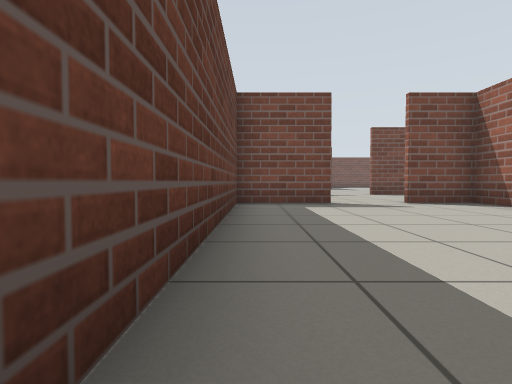
[1] (above)

23 first-person views from a walk through a robot-simulator world made for Gazebo. The camera is 0.5 m above the floor, tilts 2° down and sees 80° across. The floor is counted in squares, 1 m on a side. Each view is taken from the middle of a square. On the plan, view 1 faces up. The plan holds only what a view shows up to about 9 squares ahead; the rest is blank. The place goes on beyond the plan.

[2]
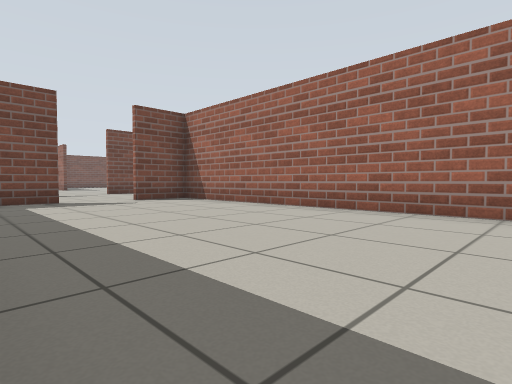

[3]
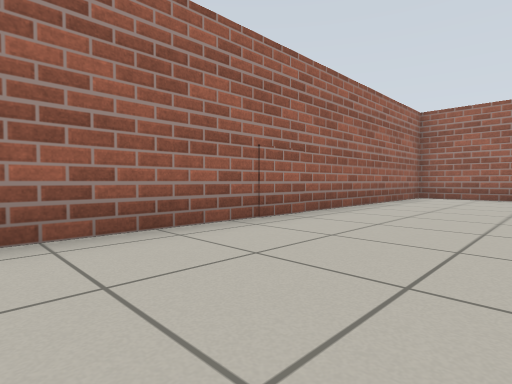

[4]
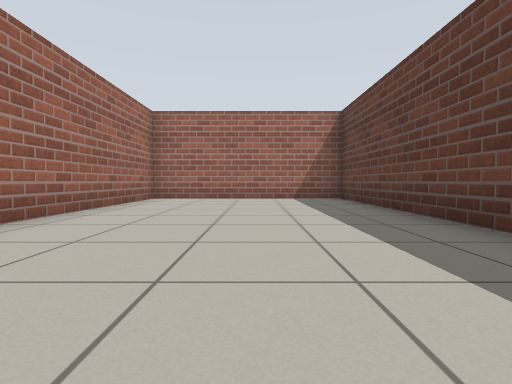

[5]
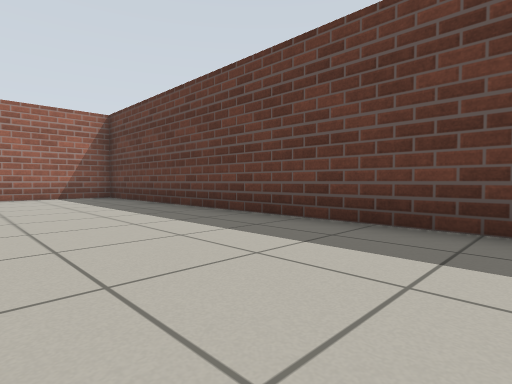

[6]
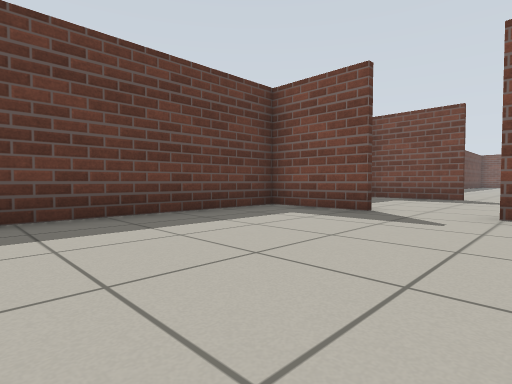

[7]
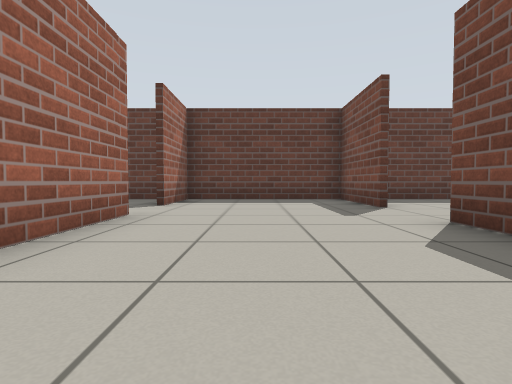

[8]
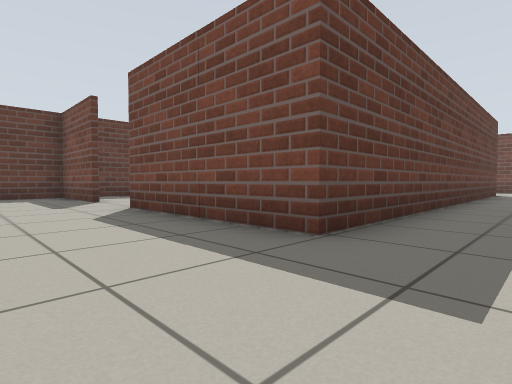

[9]
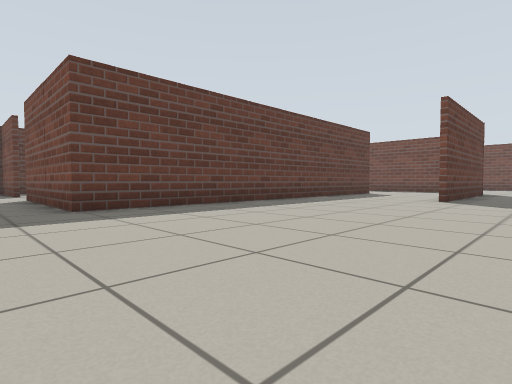

[10]
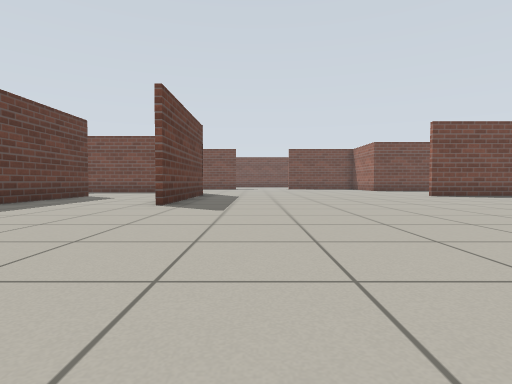

[11]
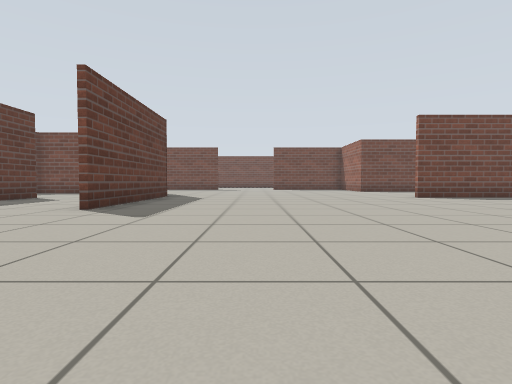

[12]
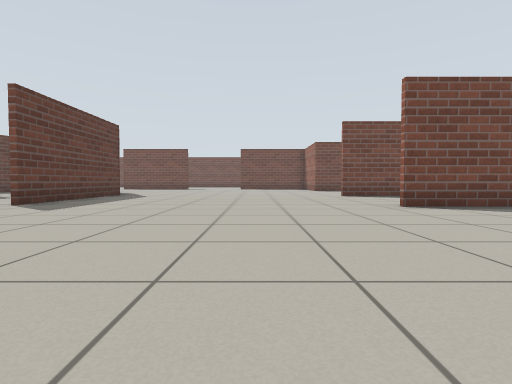

[13]
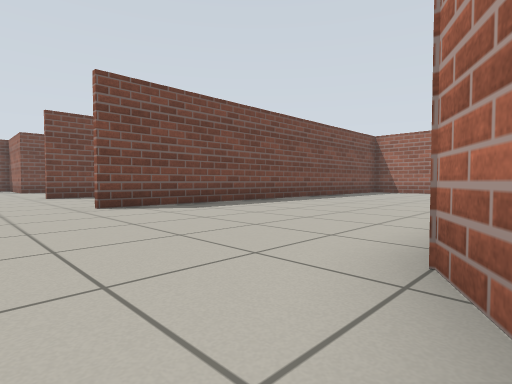

[14]
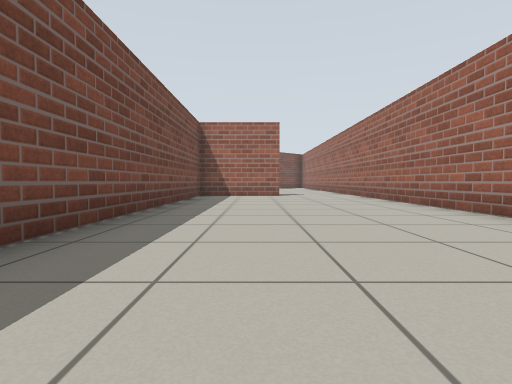

[15]
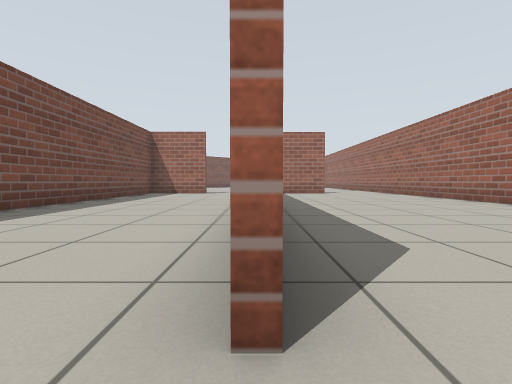

[16]
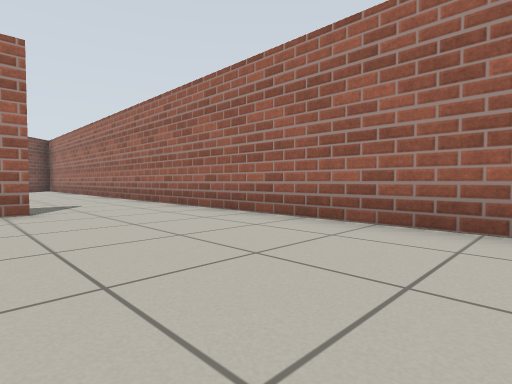

[17]
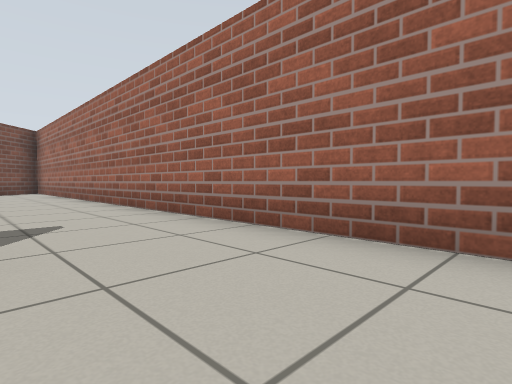

[18]
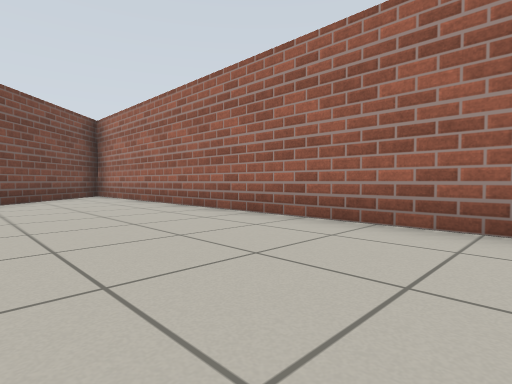

[19]
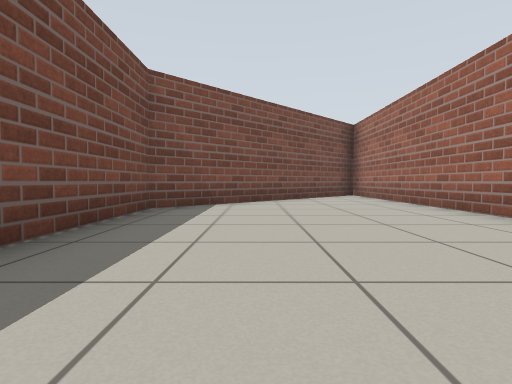

[20]
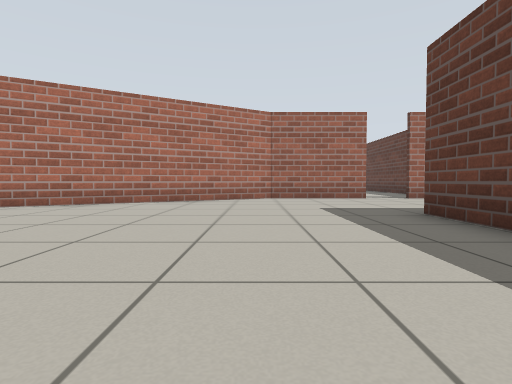

[21]
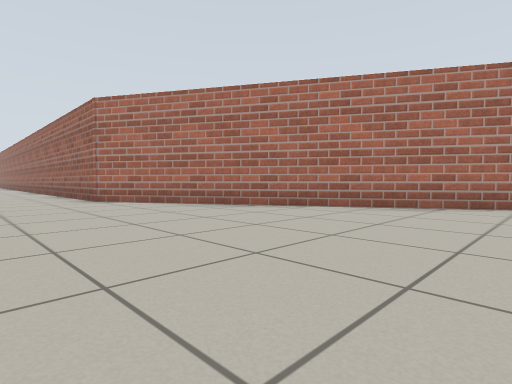

[22]
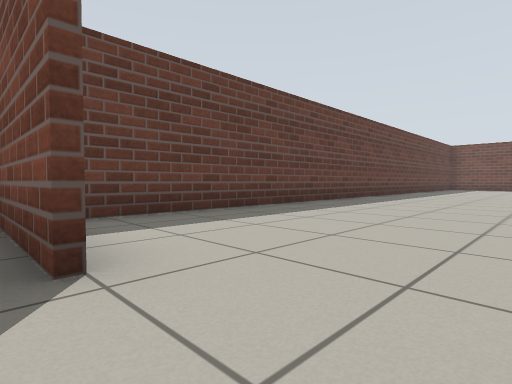

[23]
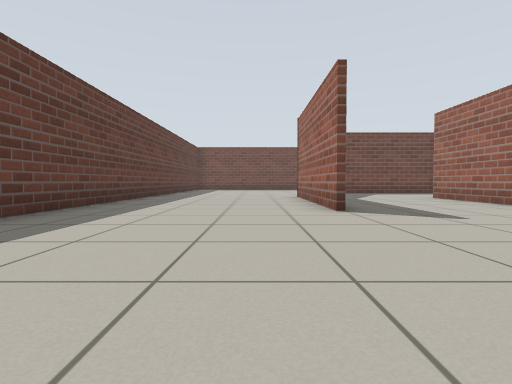

### Floor plan
Points are (right, up) in squares from view 1. A wall is a line through its corners. A room is listed if a view was taken in it or the views show most of it. See-through windows are left out.
Room 1 (views 1, 2, 3, 4, 5, 6)
walls: (1.8, 6.9) (-0.5, 6.9); (-0.4, 6.9) (-0.4, -7.8) (5, -7.8) (5, 6.9) (3.4, 6.9)
ways out: opening at (2.5, 7) to room 2
Room 2 (views 7, 8, 9, 10, 11, 12, 13, 14, 15, 16, 17, 18, 19, 20, 21, 22)
walls: (25.1, 12.5) (42.4, 12.5); (20.6, 22.3) (19.9, 22.3); (30, 17.9) (19.8, 17.9); (12.1, 22) (12.1, 18.2); (28.1, 22.3) (24, 22.3); (31.4, 15.1) (31.4, 15.6); (8.4, 22.1) (8.4, 11.4) (4.3, 11.4); (7.7, 7.1) (10.6, 7.1) (20, 12.5) (22.4, 12.5); (2.3, 11.4) (-0.4, 11.4) (-0.4, 6.9); (3.4, 7.1) (6.6, 7.1); (-0.5, 7.1) (1.7, 7.1); (42.5, 13.9) (38.5, 17.9) (35.2, 17.9)
ways out: opening at (2.5, 7) to room 1; opening at (3.5, 11) to room 3; gap at (8, 22) to room 3; opening at (7, 7)
Room 3 (view 23)
walls: (4.4, 18) (4.4, 22); (8.3, 19.2) (8.3, 22.1); (-0.4, 22.1) (-0.4, 12.3)
ways out: opening at (3.5, 11) to room 2; gap at (8, 22) to room 2

Positions as (right, up) in squares from view 1, and headings:
1: (0, 0), facing up
2: (0, -1), facing up-right
3: (2, 2), facing down-right
4: (2, 1), facing down
5: (3, 2), facing down-left
6: (4, 2), facing up-left
7: (8, 9), facing left
8: (10, 9), facing up-left
9: (14, 10), facing up-left
10: (14, 12), facing up
11: (15, 13), facing up
12: (17, 12), facing up
13: (18, 12), facing up-right
14: (21, 16), facing right
15: (19, 18), facing right
16: (26, 16), facing down-right
17: (29, 15), facing down-right
18: (33, 16), facing down-right
19: (33, 16), facing right
20: (11, 16), facing down
21: (12, 15), facing down-right
22: (4, 11), facing up-left
23: (3, 13), facing up
